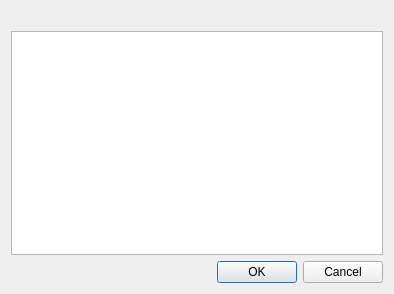
<?xml version="1.0" encoding="UTF-8"?>
<ui version="4.0">
 <class>selector</class>
 <widget class="QDialog" name="selector">
  <property name="geometry">
   <rect>
    <x>0</x>
    <y>0</y>
    <width>394</width>
    <height>294</height>
   </rect>
  </property>
  <property name="windowTitle">
   <string>Dialog</string>
  </property>
  <layout class="QVBoxLayout" name="verticalLayout">
   <item>
    <widget class="QLabel" name="columnName">
     <property name="text">
      <string/>
     </property>
    </widget>
   </item>
   <item>
    <widget class="QListWidget" name="listWidget">
     <property name="toolTip">
      <string>Select record to view</string>
     </property>
    </widget>
   </item>
   <item>
    <widget class="QDialogButtonBox" name="buttonBox">
     <property name="orientation">
      <enum>Qt::Horizontal</enum>
     </property>
     <property name="standardButtons">
      <set>QDialogButtonBox::Cancel|QDialogButtonBox::Ok</set>
     </property>
    </widget>
   </item>
  </layout>
 </widget>
 <resources/>
 <connections>
  <connection>
   <sender>buttonBox</sender>
   <signal>accepted()</signal>
   <receiver>selector</receiver>
   <slot>accept()</slot>
   <hints>
    <hint type="sourcelabel">
     <x>248</x>
     <y>254</y>
    </hint>
    <hint type="destinationlabel">
     <x>157</x>
     <y>274</y>
    </hint>
   </hints>
  </connection>
  <connection>
   <sender>buttonBox</sender>
   <signal>rejected()</signal>
   <receiver>selector</receiver>
   <slot>reject()</slot>
   <hints>
    <hint type="sourcelabel">
     <x>316</x>
     <y>260</y>
    </hint>
    <hint type="destinationlabel">
     <x>286</x>
     <y>274</y>
    </hint>
   </hints>
  </connection>
 </connections>
</ui>
